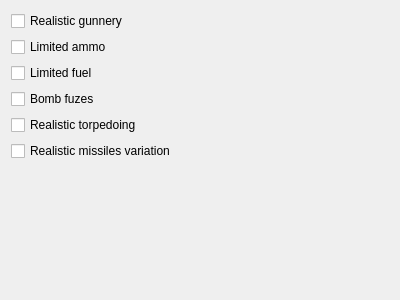
<?xml version="1.0" encoding="UTF-8"?>
<ui version="4.0">
 <class>DifficultyWeaponsPage</class>
 <widget class="QWidget" name="DifficultyWeaponsPage">
  <property name="geometry">
   <rect>
    <x>0</x>
    <y>0</y>
    <width>400</width>
    <height>300</height>
   </rect>
  </property>
  <property name="windowTitle">
   <string>Form</string>
  </property>
  <layout class="QVBoxLayout" name="verticalLayout">
   <item>
    <widget class="QCheckBox" name="RealisticGunnery">
     <property name="text">
      <string>Realistic gunnery</string>
     </property>
    </widget>
   </item>
   <item>
    <widget class="QCheckBox" name="LimitedAmmo">
     <property name="text">
      <string>Limited ammo</string>
     </property>
    </widget>
   </item>
   <item>
    <widget class="QCheckBox" name="LimitedFuel">
     <property name="text">
      <string>Limited fuel</string>
     </property>
    </widget>
   </item>
   <item>
    <widget class="QCheckBox" name="BombFuzes">
     <property name="text">
      <string>Bomb fuzes</string>
     </property>
    </widget>
   </item>
   <item>
    <widget class="QCheckBox" name="RealisticTorpedoing">
     <property name="text">
      <string>Realistic torpedoing</string>
     </property>
    </widget>
   </item>
   <item>
    <widget class="QCheckBox" name="RealisticMissilesVariation">
     <property name="text">
      <string>Realistic missiles variation</string>
     </property>
    </widget>
   </item>
   <item>
    <spacer name="verticalSpacer">
     <property name="orientation">
      <enum>Qt::Vertical</enum>
     </property>
     <property name="sizeHint" stdset="0">
      <size>
       <width>20</width>
       <height>40</height>
      </size>
     </property>
    </spacer>
   </item>
  </layout>
 </widget>
 <resources/>
 <connections/>
</ui>
